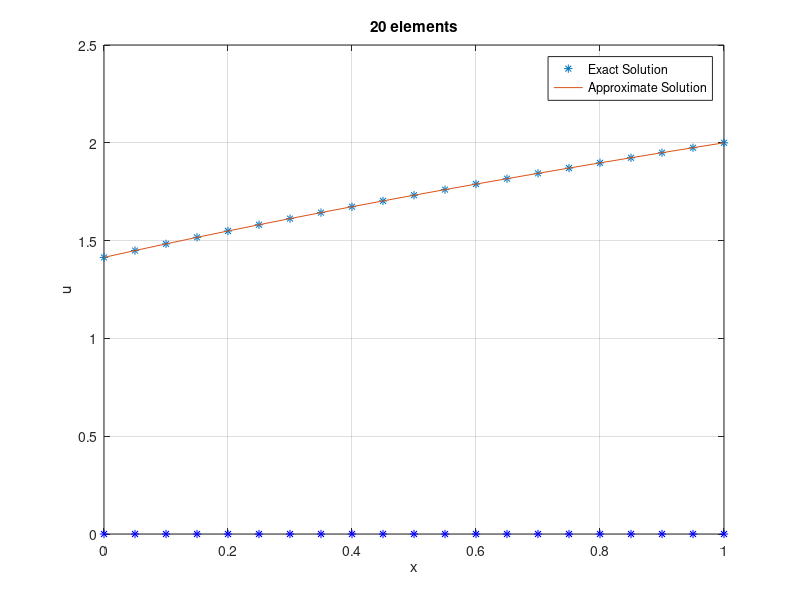
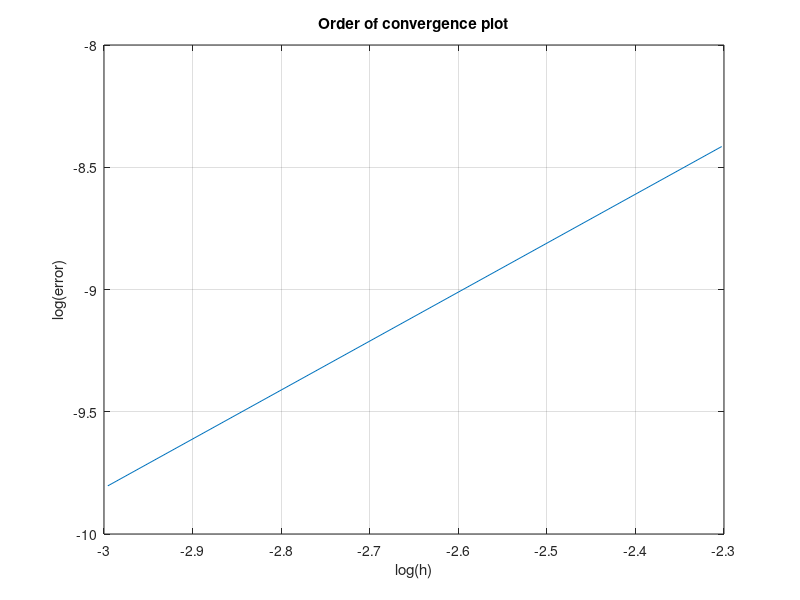

Write the MATLAB code that produced these figures, in order.
%%%%%%%%%%%%%%%%%%%%%%%%%%%%%%%%%%%%%%%%%%%%%%%%%%%
%  -u'' + (u')^3 = 0     0<x<1                    %
%     (u+u')(0) = 3/sqrt(2), u'(1) = 0.5          %
%                                                 %
%        Exact u(x) = sqrt(2*(1+x))               %
%%%%%%%%%%%%%%%%%%%%%%%%%%%%%%%%%%%%%%%%%%%%%%%%%%%

clear all
close all

format long

N = 10;

a = 0; b = 1;

for p=1:2
    h(p) = (b-a)/N;
    x = a:h(p):b;
    K = zeros(N+1,N+1);
    J = zeros(N+1,N+1);
    F = zeros(N+1,1);

    k = [1/h(p) -1/h(p); -1/h(p) 1/h(p)];
    error = 100;
    tol = 10^-10;

    U = zeros(N+1,1);
    RHS = zeros(N+1,1);

    for j=1:N
        K([j j+1],[j j+1]) = K([j j+1],[j j+1]) + k;
    end
    K(1,1) = K(1,1)-1;

    while error > tol
        J = zeros(N+1);
        F = zeros(N+1,1);
        for j=1:N
            J([j j+1],[j j+1]) = J([j j+1],[j j+1]) + ...
                [1/h(p) + 3*(U(j+1)-U(j))^2/(2*h(p)^2), -1/h(p) - 3*(U(j+1)-U(j))^2/(2*h(p)^2);...
                -1/h(p) + 3*(U(j+1)-U(j))^2/(2*h(p)^2), 1/h(p) - 3*(U(j+1)-U(j))^2/(2*h(p)^2)];
            F([j j+1],1) = F([j j+1],1) + [(U(j+1)-U(j))^3/(2*h(p)^2); (U(j+1)-U(j))^3/(2*h(p)^2)];
        end
    
        % Boundary conditons;
        RHS(1) = -3/sqrt(2);
        RHS(N+1) = 0.5;   
        J(1,1) = J(1,1) - 1;
    
        FU = K*U-F-RHS;
    
        DELTA = J\FU;
        U2 = U - DELTA;
        error = max(abs(U2-U)); % Compute the error.
    
        U = U2;
    end
    exact = zeros(N+1,1);
    for j=1:N+1
        exact(j) = sqrt(2*(1+x(j)));
    end
    
    error1(p) = max(abs(U-exact));
    N = N*2;
end

for j=1:p-1
    order(j) = log(error1(j)/error1(j+1))/log(2);
end

order'

figure(1)
plot(x,U,'*',x,exact);
hold on
plot(x,zeros(size(x,1),1),'b*');
legend('Exact Solution','Approximate Solution')
grid on
xlabel('x');
ylabel('u');
str = strcat(num2str(size(U,1)-1),' elements');
title(str)

figure(2)
plot(log(h),log(error1));
grid on
xlabel('log(h)');
ylabel('log(error)');
title('Order of convergence plot');